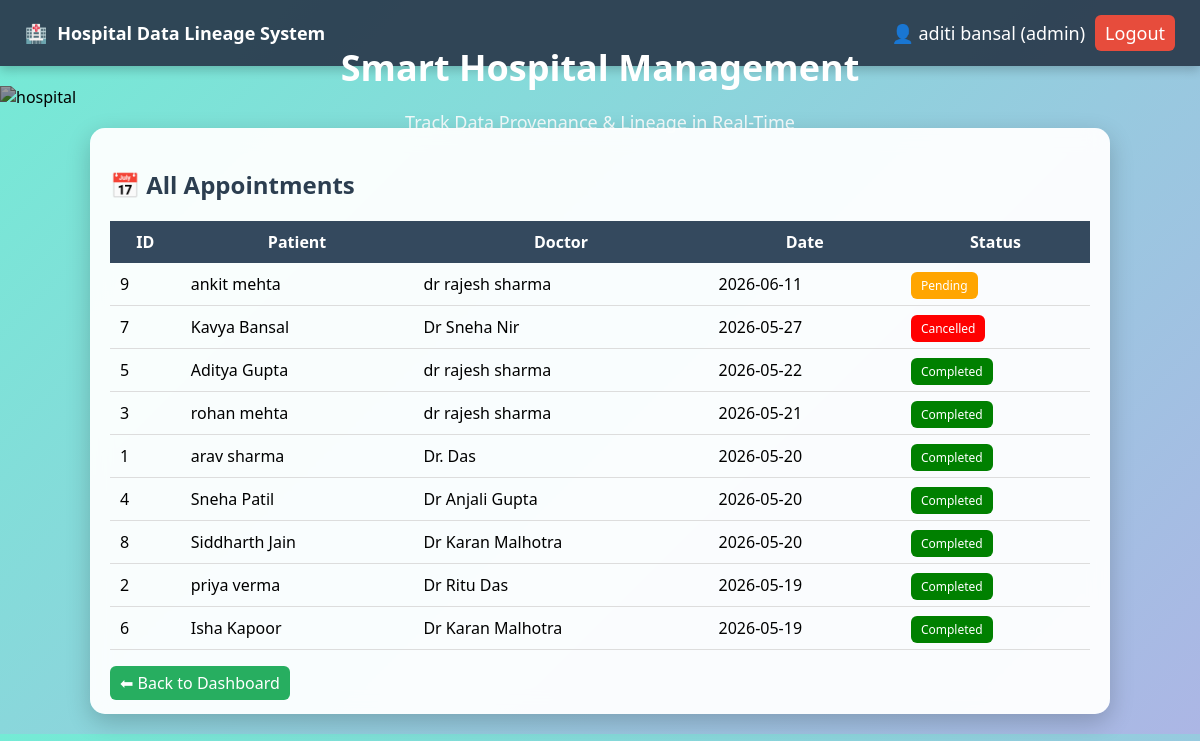
/appointments (signed in), run on the app's committed database.
### tables this page shows
CREATE TABLE appointments (
        id INTEGER PRIMARY KEY AUTOINCREMENT,
        patient_id INTEGER,
        doctor_id INTEGER,
        date TEXT,
        status TEXT DEFAULT 'pending',
        FOREIGN KEY(patient_id) REFERENCES patients(id),
        FOREIGN KEY(doctor_id) REFERENCES doctors(id)
    );

CREATE TABLE patients (
        id INTEGER PRIMARY KEY AUTOINCREMENT,
        name TEXT,
        age INTEGER,
        disease TEXT
    );

CREATE TABLE doctors (
        id INTEGER PRIMARY KEY AUTOINCREMENT,
        name TEXT,
        specialization TEXT
    );

### app.py (the view)
@app.route('/appointments')
def appointments_page():
    if 'user' not in session:
        return redirect('/')
    conn = get_db()
    cur = conn.cursor()
    cur.execute("""
        SELECT a.id, p.name as patient, d.name as doctor, a.date, a.status
        FROM appointments a
        JOIN patients p ON a.patient_id = p.id
        JOIN doctors d ON a.doctor_id = d.id
        ORDER BY a.date DESC
    """)
    data = cur.fetchall()
    return render_template('appointments.html', data=data)

### database.py (called while the page is built)
def get_db():
    conn = sqlite3.connect(DATABASE)
    conn.row_factory = sqlite3.Row
    conn.execute("PRAGMA foreign_keys = ON")
    return conn

### templates/appointments.html
{% extends 'base.html' %}
{% block content %}
<div class="card">
<h2>📅 All Appointments</h2>
<table>
<tr>
    <th>ID</th>
    <th>Patient</th>
    <th>Doctor</th>
    <th>Date</th>
    <th>Status</th>
</tr>
{% for a in data %}
<tr>
    <td>{{a.id}}</td>
    <td>{{a.patient}}</td>
    <td>{{a.doctor}}</td>
    <td>{{a.date}}</td>
    <td>
        {% if a.status == 'pending' %}
            <span class="badge" style="background:orange;">Pending</span>
        {% elif a.status == 'completed' %}
            <span class="badge" style="background:green;">Completed</span>
        {% else %}
            <span class="badge" style="background:red;">Cancelled</span>
        {% endif %}
    </td>
</tr>
{% endfor %}
</table>
<br>
<a href="/dashboard" class="btn">⬅ Back to Dashboard</a>
</div>
{% endblock %}

### static/style.css (style rules this page uses)
body { margin: 0; font-family: 'Segoe UI', sans-serif; background: linear-gradient(135deg, #74ebd5, #ACB6E5); }
.card { background: rgba(255, 255, 255, 0.95); padding: 20px; margin-bottom: 20px; border-radius: 15px; backdrop-filter: blur(10px); box-shadow: 0 8px 25px rgba(0,0,0,0.2); transition: 0.3s; }
h2, h3 { color: #2c3e50; }
.btn { background: #27ae60; color: white; padding: 6px 10px; border-radius: 6px; text-decoration: none; transition: 0.3s; }
table { width: 100%; border-collapse: collapse; }
th { background: #34495e; color: white; padding: 10px; }
td { padding: 10px; border-bottom: 1px solid #ddd; }
.badge { padding: 5px 10px; border-radius: 6px; color: white; font-size: 12px; }

### data on the page
appointments: id "9", patient "ankit mehta", doctor "dr rajesh sharma", date "2026-06-11", status "Pending"
appointments: id "7", patient "Kavya Bansal", doctor "Dr Sneha Nir", date "2026-05-27", status "Cancelled"
appointments: id "5", patient "Aditya Gupta", doctor "dr rajesh sharma", date "2026-05-22", status "Completed"
appointments: id "3", patient "rohan mehta", doctor "dr rajesh sharma", date "2026-05-21", status "Completed"
appointments: id "1", patient "arav sharma", doctor "Dr. Das", date "2026-05-20", status "Completed"
appointments: id "4", patient "Sneha Patil", doctor "Dr Anjali Gupta", date "2026-05-20", status "Completed"
appointments: id "8", patient "Siddharth Jain", doctor "Dr Karan Malhotra", date "2026-05-20", status "Completed"
appointments: id "2", patient "priya verma", doctor "Dr Ritu Das", date "2026-05-19", status "Completed"
appointments: id "6", patient "Isha Kapoor", doctor "Dr Karan Malhotra", date "2026-05-19", status "Completed"

### other printed values
{{ session.user }} "aditi bansal"
{{ session.role }} "admin"
